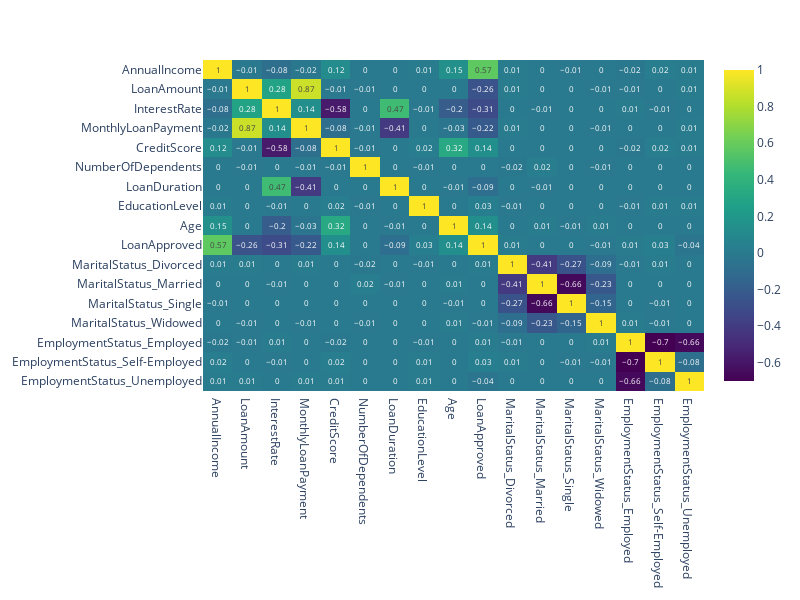

Here is the notebook cell this chart was saved with:
### Markdown cell above
## EDA

### Code cell
import plotly.express as px

# Calculate correlation matrix
corr_matrix = round(df.corr(numeric_only= True, method="spearman"), 2)

# Create a Plotly heatmap
fig = px.imshow(corr_matrix,
                text_auto=True,   # Annotates the heatmap with correlation values
                aspect="auto",    # Aspect ratio
                color_continuous_scale="Viridis", # Color scale
                width=800,        # Width of the plot
                height=600        # Height of the plot
               )

# Show the plot
fig.show()

### Figure 1 — Plotly figure (JSON) as saved in the notebook; plotly's stock layout.template omitted (floating-point values rounded to 4 significant figures; data arrays with more than 128 entries replaced by an {"elided": "..."} marker saying what was removed)
{"data": [{"coloraxis": "coloraxis", "hovertemplate": "x: %{x}<br>y: %{y}<br>color: %{z}<extra></extra>", "name": "0", "texttemplate": "%{z}", "type": "heatmap", "x": ["AnnualIncome", "LoanAmount", "InterestRate", "MonthlyLoanPayment", "CreditScore", "NumberOfDependents", "LoanDuration", "EducationLevel", "Age", "LoanApproved", "MaritalStatus_Divorced", "MaritalStatus_Married", "MaritalStatus_Single", "MaritalStatus_Widowed", "EmploymentStatus_Employed", "EmploymentStatus_Self-Employed", "EmploymentStatus_Unemployed"], "xaxis": "x", "y": ["AnnualIncome", "LoanAmount", "InterestRate", "MonthlyLoanPayment", "CreditScore", "NumberOfDependents", "LoanDuration", "EducationLevel", "Age", "LoanApproved", "MaritalStatus_Divorced", "MaritalStatus_Married", "MaritalStatus_Single", "MaritalStatus_Widowed", "EmploymentStatus_Employed", "EmploymentStatus_Self-Employed", "EmploymentStatus_Unemployed"], "yaxis": "y", "z": {"elided": "17x17 float values"}}], "layout": {"coloraxis": {"colorscale": [[0, "#440154"], [0.1111, "#482878"], [0.2222, "#3e4989"], [0.3333, "#31688e"], [0.4444, "#26828e"], [0.5556, "#1f9e89"], [0.6667, "#35b779"], [0.7778, "#6ece58"], [0.8889, "#b5de2b"], [1, "#fde725"]]}, "height": 600, "margin": {"t": 60}, "width": 800, "xaxis": {"anchor": "y", "domain": [0, 1]}, "yaxis": {"anchor": "x", "autorange": "reversed", "domain": [0, 1]}}}
